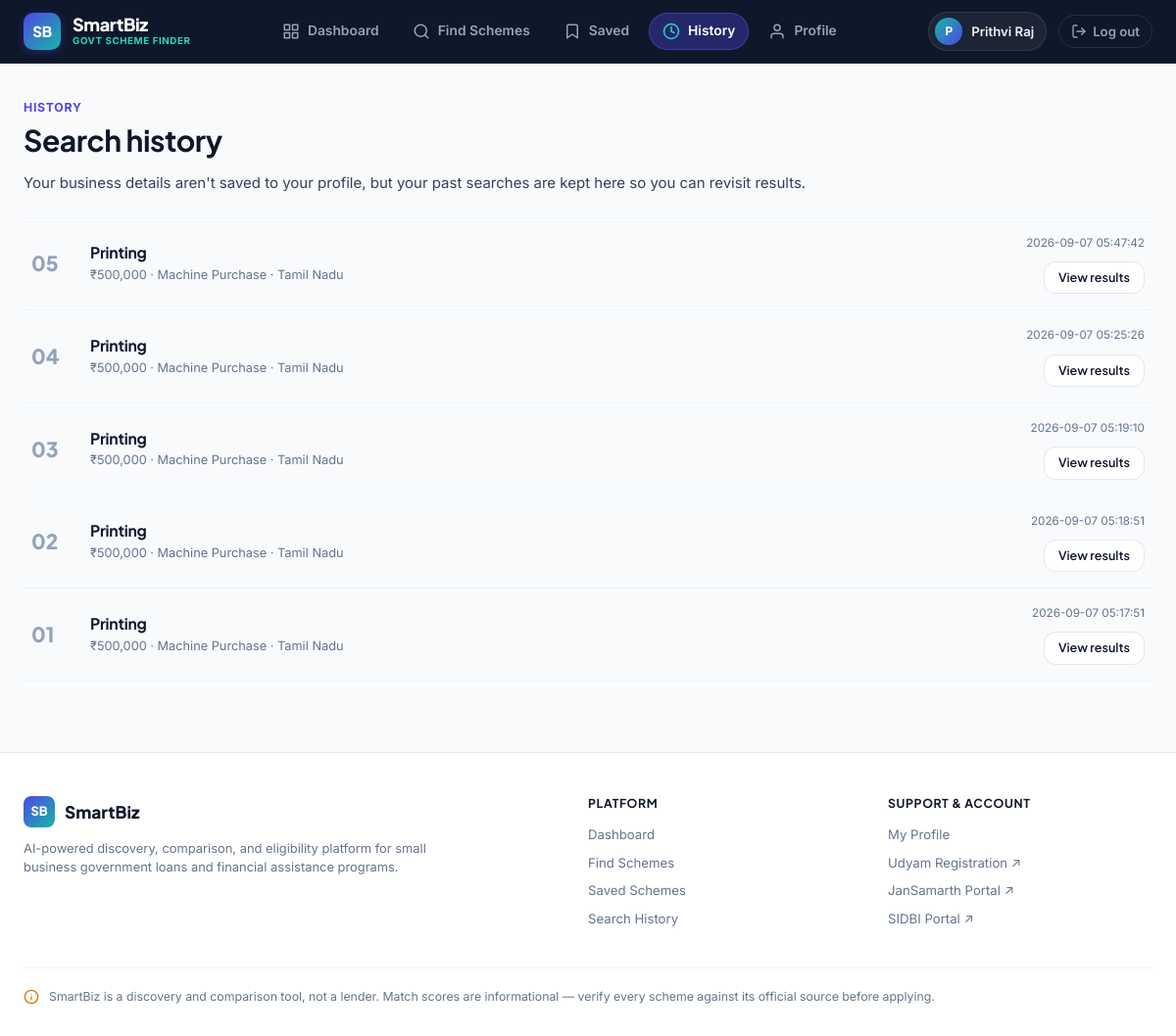
Screenshot of /history (signed in) with the database file from the repository.
### tables this page shows
CREATE TABLE search_history (
            history_id INTEGER PRIMARY KEY AUTOINCREMENT,
            user_id INTEGER NOT NULL,
            business_type TEXT,
            location TEXT,
            turnover INTEGER,
            loan_amount INTEGER,
            loan_purpose TEXT,
            business_age INTEGER,
            search_date TEXT DEFAULT (datetime('now')),
            search_results TEXT,
            FOREIGN KEY (user_id) REFERENCES users(user_id) ON DELETE CASCADE
        );

### app.py (the view)
@app.route("/history")
@login_required
def history():
    db = get_db()
    rows = db.execute(
        "SELECT * FROM search_history WHERE user_id = ? ORDER BY search_date DESC",
        (session["user_id"],),
    ).fetchall()
    return render_template("history.html", history=rows)

### app.py (called while the page is built, shortened)
def get_db():
    if "db" not in g:
        g.db = sqlite3.connect(DB_PATH)
        g.db.row_factory = sqlite3.Row
        g.db.execute("PRAGMA foreign_keys = ON")
    return g.db

def login_required(view):
    @wraps(view)
    def wrapped(*args, **kwargs):
        return view(*args, **kwargs)
    return wrapped

@app.context_processor
def inject_user():
    return {"current_user_name": session.get("user_name")}

### templates/history.html (shortened to what this page needs)
{% extends "base.html" %}
{% block content %}
<div class="welcome-block">
  <div class="eyebrow">History</div>
  <h1>Search history</h1>
  <p>Your business details aren't saved to your profile, but your past searches are kept here so you can revisit results.</p>
</div>
{% if history|length == 0 %}
<div class="empty-state">
  <h3>No searches yet</h3>
  <p>Your search history will appear here after you look up schemes.</p>
  <a href="{{ url_for('find_schemes') }}" class="btn btn-accent">Find schemes</a>
</div>
{% else %}
<div class="history-list">
  {% for h in history %}
  <div class="history-entry">
    <div class="history-index">{{ '%02d'|format(loop.revindex) }}</div>
    <div class="history-main">
      <h3>{{ h.business_type|title }}</h3>
      <div class="history-meta">
        ₹{{ "{:,}".format(h.loan_amount) }} · {{ h.loan_purpose|title }} · {{ h.location }}
      </div>
    </div>
    <div style="text-align:right;">
      <div class="history-date">{{ h.search_date }}</div>
      <a href="{{ url_for('history_view', history_id=h.history_id) }}" class="btn btn-outline btn-sm" style="margin-top:6px;">View results</a>
    </div>
  </div>
  {% endfor %}
</div>
{% endif %}
{% endblock %}

### static/css/style.css (style rules this page uses)
:root { --indigo-950: #0F172A; --indigo-900: #1E1B4B; --indigo-800: #312E81; --indigo-700: #4338CA; --indigo-600: #4F46E5; --indigo-500: #6366F1; --indigo-100: #E0E7FF; --indigo-50: #EEF2FF; --purple-700: #6D28D9; --purple-600: #7C3AED; --purple-500: #8B5CF6; --purple-50: #F5F3FF; --teal-900: #134E4A; --teal-800: #115E59; --teal-700: #0F766E; --teal-600: #0D9488; --teal-500: #14B8A6; --teal-100: #CCFBF1; --teal-50: #F0FDFA; --emerald-700: #047857; --emerald-600: #059669; --emerald-500: #10B981; --emerald-100: #D1FAE5; --emerald-50: #ECFDF5; --amber-700: #B45309; --amber-600: #D97706; --amber-500: #F59E0B; --amber-100: #FEF3C7; --amber-50: #FFFBEB; --rose-700: #BE123C; --rose-600: #E11D48; --rose-500: #F43F5E; --rose-100: #FFE4E6; --rose-50: #FFF1F2; --bg-page: #F8FAFC; --bg-card: #FFFFFF; --bg-card-hover: #FFFFFF; --border-color: #E2E8F0; --border-subtle: #F1F5F9; --text-main: #0F172A; --text-muted: #334155; --text-subtle: #64748B; --text-light: #94A3B8; --font-display: "Plus Jakarta Sans", "Inter", -apple-system, sans-serif; --font-serif: "Fraunces", Georgia, serif; --font-body: "Inter", -apple-system, BlinkMacSystemFont, sans-serif; --radius-sm: 6px; --radius: 12px; --radius-lg: 16px; --radius-xl: 20px; --radius-pill: 9999px; --shadow-sm: 0 1px 2px 0 rgba(15, 23, 42, 0.05); --shadow-card: 0 1px 3px 0 rgba(15, 23, 42, 0.06), 0 1px 2px -1px rgba(15, 23, 42, 0.04); --shadow-md: 0 4px 6px -1px rgba(15, 23, 42, 0.07), 0 2px 4px -2px rgba(15, 23, 42, 0.05); --shadow-hover: 0 12px 28px -6px rgba(30, 27, 75, 0.09), 0 6px 12px -4px rgba(30, 27, 75, 0.04); --shadow-glow: 0 0 20px rgba(99, 102, 241, 0.35); }
*, *::before, *::after { box-sizing: border-box; }
html, body { margin: 0; padding: 0; background-color: var(--bg-page); color: var(--text-main); font-family: var(--font-body); font-size: 15px; line-height: 1.55; -webkit-font-smoothing: antialiased; -moz-osx-font-smoothing: grayscale; }
h1, h2, h3, h4, h5, h6 { font-family: var(--font-display); font-weight: 700; color: var(--text-main); margin: 0 0 0.4em 0; line-height: 1.25; letter-spacing: -0.015em; }
h1 { font-size: 2rem; }
h3 { font-size: 1.2rem; }
p { margin: 0 0 1em 0; color: var(--text-muted); }
a { color: var(--indigo-600); text-decoration: none; transition: color 0.15s ease, opacity 0.15s ease; }
.btn { display: inline-flex; align-items: center; justify-content: center; gap: 8px; padding: 10px 20px; border-radius: var(--radius); border: 1px solid transparent; font-family: var(--font-display); font-weight: 600; font-size: 0.92rem; cursor: pointer; text-decoration: none; transition: all 0.15s ease; }
.btn-outline { background: #FFFFFF; border-color: var(--border-color); color: var(--text-main); }
.btn-sm { padding: 6px 14px; font-size: 0.84rem; }
.history-list { display: flex; flex-direction: column; }
.history-entry { display: grid; grid-template-columns: 44px 1fr auto; gap: 16px; align-items: center; padding: 16px 8px; border-bottom: 1px solid var(--border-subtle); }
.history-entry:first-child { border-top: 1px solid var(--border-subtle); }
.history-index { font-family: var(--font-display); font-weight: 800; color: var(--text-light); font-size: 1.4rem; }
.history-main h3 { margin-bottom: 3px; font-size: 1.05rem; }
.history-meta { font-size: 0.85rem; color: var(--text-subtle); }
.history-date { font-size: 0.78rem; color: var(--text-subtle); margin-bottom: 4px; }
.welcome-block { margin-bottom: 24px; }
.eyebrow, .welcome-block .eyebrow { color: var(--indigo-600); font-weight: 700; font-size: 0.82rem; text-transform: uppercase; letter-spacing: 0.06em; margin-bottom: 6px; display: inline-block; }

### rows the page displays
search_history: revindex "05", business_type "Printing", loan_amount "500,000", loan_purpose "Machine Purchase", location "Tamil Nadu", search_date "2026-09-07 05:47:42"
search_history: revindex "04", business_type "Printing", loan_amount "500,000", loan_purpose "Machine Purchase", location "Tamil Nadu", search_date "2026-09-07 05:25:26"
search_history: revindex "03", business_type "Printing", loan_amount "500,000", loan_purpose "Machine Purchase", location "Tamil Nadu", search_date "2026-09-07 05:19:10"
search_history: revindex "02", business_type "Printing", loan_amount "500,000", loan_purpose "Machine Purchase", location "Tamil Nadu", search_date "2026-09-07 05:18:51"
search_history: revindex "01", business_type "Printing", loan_amount "500,000", loan_purpose "Machine Purchase", location "Tamil Nadu", search_date "2026-09-07 05:17:51"

### other values shown
{{ (current_user_name or 'U')[:1] | upper }} "P"
{{ current_user_name or 'Account' }} "Prithvi Raj"
